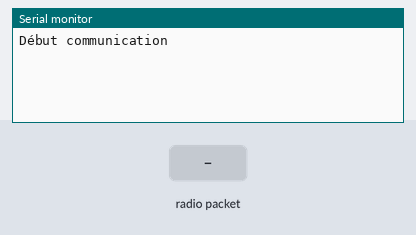
A sketch run on a simulated Arduino Uno, built with avr-gcc and run on an emulated ATmega328P. Shown: the last lines printed to the serial monitor. The inputs (shaded band) are chosen by the test bench. No radio packets arrive unless stated.

Above: at 1.2 s.
1.3 s: radio packet "1" arrives
At 1.8 s:
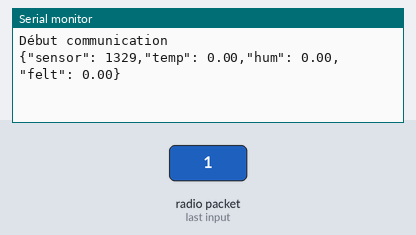
2.8 s: radio packet "0" arrives
At 3.2 s:
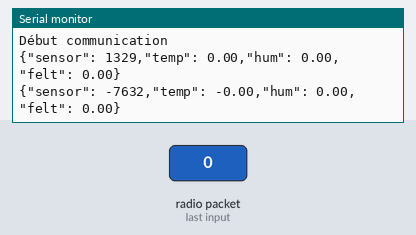
4.3 s: radio packet "2" arrives
At 5.2 s:
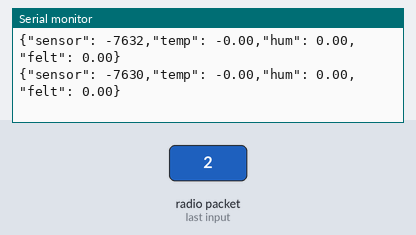

The sketch:

recepteur.ino
```cpp
#include <VirtualWire.h> // On inclus la librairie VirtualWire

// Brancher le récepteur sur le PIN 11

typedef struct {
  int serial;
  float temp;
  float hum;
  float felt;
} MySensor;

void setup()
{
    Serial.begin(115200); // Initialisation du port série pour avoir un retour sur le serial monitor
    Serial.println("Début communication");

    vw_setup(2000); // initialisation de la librairie VirtualWire à 2000 bauds
    vw_rx_start();  // Activation de la partie réception de la librairie VirtualWire
}

void loop()
{
  MySensor message;
  byte taille_message = sizeof(MySensor);

  vw_wait_rx();

  if (vw_get_message((byte *) &message, &taille_message)) {
    // On copie le message, qu'il soit corrompu ou non

    Serial.print("{");
    Serial.print("\"sensor\": "); // Affiche le message
    Serial.print(message.serial);
    Serial.print(",");
    Serial.print("\"temp\": ");
    Serial.print(message.temp);
    Serial.print(",");
    Serial.print("\"hum\": ");
    Serial.print(message.hum);
    Serial.print(",");
    Serial.print("\"felt\": ");
    Serial.print(message.felt);
    Serial.print("}");
    Serial.println("");

  }
}
```

Measured:
- after the input at 1.3 s, the serial monitor: prints a new line at once (image 1)
- after the input at 2.8 s, the serial monitor: prints a new line at once (image 2)
- after the input at 4.3 s, the serial monitor: prints a new line at once (image 3)
